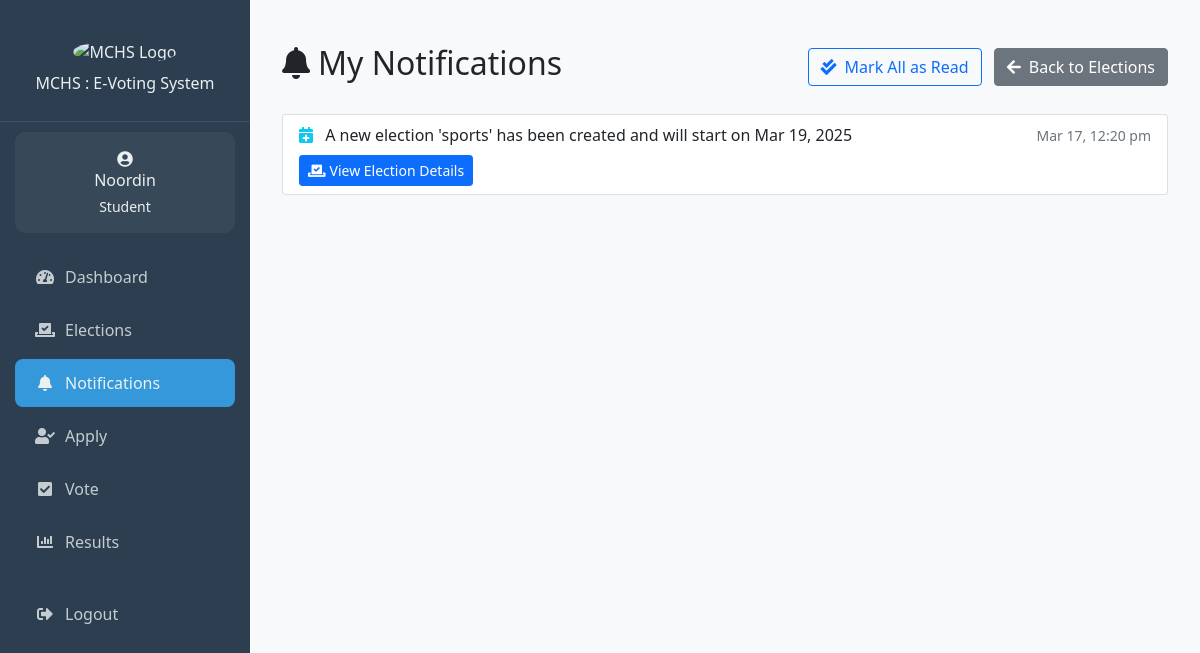
/student/notifications.php (signed in), run on the app's committed database.
### tables this page shows
CREATE TABLE IF NOT EXISTS `users` (
  `id` int NOT NULL AUTO_INCREMENT,
  `name` varchar(100) NOT NULL,
  `email` varchar(100) NOT NULL,
  `student_number` varchar(20) DEFAULT NULL,
  `branch` varchar(50) DEFAULT NULL,
  `year_of_study` varchar(20) DEFAULT NULL,
  `password_hash` varchar(255) NOT NULL,
  `role` enum('student','admin','candidate') NOT NULL DEFAULT 'student',
  `created_at` timestamp NULL DEFAULT CURRENT_TIMESTAMP,
  `updated_at` timestamp NULL DEFAULT CURRENT_TIMESTAMP ON UPDATE CURRENT_TIMESTAMP,
  PRIMARY KEY (`id`),
  UNIQUE KEY `email` (`email`),
  UNIQUE KEY `student_number` (`student_number`)
);

CREATE TABLE IF NOT EXISTS `notifications` (
  `id` int NOT NULL AUTO_INCREMENT,
  `type` enum('new_candidate','election_request','new_vote','election_ended','new_election','election_started') NOT NULL,
  `message` text NOT NULL,
  `reference_id` int DEFAULT NULL,
  `reference_type` varchar(50) DEFAULT NULL,
  `is_read` tinyint(1) DEFAULT '0',
  `created_at` timestamp NULL DEFAULT CURRENT_TIMESTAMP,
  `user_id` int DEFAULT NULL,
  PRIMARY KEY (`id`),
  KEY `type` (`type`),
  KEY `is_read` (`is_read`)
);

### student/notifications.php (the view, shortened to what this page needs)
<?php
require_once '../includes/header.php';
require_once '../includes/notifications.php';
$stmt = $conn->prepare("
    SELECT * FROM notifications
    WHERE user_id = ?
    ORDER BY created_at DESC
");
$stmt->execute([$_SESSION['user_id']]);
$notifications = $stmt->fetchAll(PDO::FETCH_ASSOC);
?>
<div class="container py-4">
    <div class="d-flex justify-content-between align-items-center mb-4">
        <h2>
            <i class="fas fa-bell me-2"></i>My Notifications
        </h2>
        <div>
            <?php if (!empty($notifications)): ?>
                <form method="post" class="d-inline">
                    <button type="submit" class="btn btn-outline-primary me-2">
                        <i class="fas fa-check-double me-2"></i>Mark All as Read
                    </button>
                </form>
            <?php endif; ?>
            <a href="elections.php" class="btn btn-secondary">
                <i class="fas fa-arrow-left me-2"></i>Back to Elections
            </a>
        </div>
    </div>
    <?php if (!empty($notifications)): ?>
        <div class="list-group">
            <?php foreach ($notifications as $notification): ?>
                <div class="list-group-item <?php echo !$notification['is_read'] ? 'bg-light' : ''; ?>">
                    <div class="d-flex w-100 justify-content-between align-items-center">
                        <div>
                            <?php
                            $icon = '';
                            switch ($notification['type']) {
                                case 'new_election':
                                    $icon = 'fa-calendar-plus text-info';
                                    break;
                            }
                            ?>
                            <i class="fas <?php echo $icon; ?> me-2"></i>
                            <?php echo htmlspecialchars($notification['message']); ?>
                        </div>
                        <small class="text-muted">
                            <?php echo date('M j, g:i a', strtotime($notification['created_at'])); ?>
                        </small>
                    </div>
                    <?php if ($notification['reference_id'] && $notification['type'] === 'new_election'): ?>
                        <div class="mt-2">
                            <a href="view_election.php?id=<?php echo $notification['reference_id']; ?>" class="btn btn-sm btn-primary">
                                <i class="fas fa-vote-yea me-1"></i>View Election Details
                            </a>
                        </div>
                    <?php endif; ?>
                </div>
            <?php endforeach; ?>
        </div>
    <?php else: ?>
        <div class="alert alert-info">
            <i class="fas fa-info-circle me-2"></i>No notifications to display.
        </div>
    <?php endif; ?>
</div>
<?php require_once '../includes/footer.php'; ?>

### includes/sidebar-content.php (shortened to what this page needs)
<div class="sidebar-header">
  <img src="https://mchs.mw/img/mchs_logo.png" alt="MCHS Logo" class="img-fluid" style="width: 50%;">
  <h6 class="mt-0">MCHS : E-Voting System</h6>
</div>
<?php if (isset($user)): ?>
  <div class="user-info">
    <i class="fas fa-user-circle fa-1x mb-0"></i>
    <h6 class="mb-1"><?php echo htmlspecialchars($user['name']); ?></h6>
    <small><?php echo ucfirst($user['role']); ?></small>
  </div>
  <ul class="nav-menu">
    <?php if ($user['role'] === 'admin'): ?>
      <li class="nav-item">
        <a class="nav-link <?php echo $current_page === 'dashboard.php' ? 'active' : ''; ?>"
           href="/e_voting_system/admin/dashboard.php">
          <i class="fas fa-tachometer-alt me-2"></i>Dashboard
        </a>
      </li>
      <li class="nav-item">
        <a class="nav-link <?php echo $current_page === 'notifications.php' ? 'active' : ''; ?>"
           href="/e_voting_system/admin/notifications.php">
          <i class="fas fa-bell me-2"></i>Notifications
          <?php
          $unread_count = get_unread_notifications_count($conn);
          if ($unread_count > 0):
          ?>
            <span class="badge bg-danger rounded-pill">
              <?php echo $unread_count; ?>
            </span>
          <?php endif; ?>
        </a>
      </li>
      <li class="nav-item">
        <a class="nav-link <?php echo $current_page === 'manage_elections.php' ? 'active' : ''; ?>"
           href="/e_voting_system/admin/manage_elections.php">
          <i class="fas fa-poll me-2"></i>Manage Elections
        </a>
      </li>
      <li class="nav-item">
        <a class="nav-link <?php echo $current_page === 'add_student.php' ? 'active' : ''; ?>"
           href="/e_voting_system/admin/add_student.php">
          <i class="fas fa-user-plus me-2"></i>Add User
        </a>
      </li>
      <li class="nav-item">
        <a class="nav-link <?php echo $current_page === 'manage_students.php' ? 'active' : ''; ?>"
           href="/e_voting_system/admin/manage_students.php">
          <i class="fas fa-users-cog me-2"></i>Manage Student
        </a>
      </li>
    <?php elseif ($user['role'] === 'student'): ?>
      <li class="nav-item">
        <a class="nav-link <?php echo $current_page === 'dashboard.php' ? 'active' : ''; ?>"
           href="/e_voting_system/student/dashboard.php">
          <i class="fas fa-tachometer-alt"></i>
          <span>Dashboard</span>
        </a>
      </li>
      <li class="nav-item">
        <a class="nav-link <?php echo $current_page === 'elections.php' ? 'active' : ''; ?>"
           href="/e_voting_system/student/elections.php">
          <i class="fas fa-vote-yea"></i>
          <span>Elections</span>
        </a>
      </li>
      <li class="nav-item">
      <li class="nav-item">
        <a class="nav-link <?php echo $current_page === 'notifications.php' ? 'active' : ''; ?>"
           href="/e_voting_system/student/notifications.php">
          <i class="fas fa-bell"></i>
          <span>Notifications</span>
        </a>
      </li>
      <li class="nav-item">
    <a class="nav-link <?php echo ($current_page === 'nomination_form.php') ? 'active' : ''; ?>"
       href="/e_voting_system/student/nomination_form.php">
        <i class="fas fa-user-check"></i>
        <span>Apply</span>
    </a>
</li>
      <li class="nav-item">
        <a class="nav-link <?php echo $current_page === 'vote.php' ? 'active' : ''; ?>"
           href="/e_voting_system/student/vote.php">
          <i class="fas fa-check-square"></i>
          <span>Vote</span>
        </a>
      </li>
      <li class="nav-item">
        <a class="nav-link <?php echo $current_page === 'view_results.php' ? 'active' : ''; ?>"
           href="/e_voting_system/student/view_results.php">
          <i class="fas fa-chart-bar"></i>
          <span>Results</span>
        </a>
      </li>
    <?php endif; ?>
    <li class="nav-item mt-4">
      <a class="nav-link" href="/e_voting_system/logout.php">
        <i class="fas fa-sign-out-alt"></i>
        <span>Logout</span>
      </a>
    </li>
  </ul>
<?php endif; ?>

### includes/header.php (style rules this page uses)
:root { --primary-color: #2c3e50; --secondary-color: #3498db; --accent-color: #e74c3c; --text-light: #ecf0f1; --success-color: #2ecc71; }
.sidebar-header { padding: 20px; text-align: center; border-bottom: 1px solid rgba(255,255,255,0.1); }
.sidebar-header img { width: 80px; height: 80px; border-radius: 50%; margin-bottom: 10px; }
.user-info { padding: 15px; text-align: center; background: rgba(255,255,255,0.05); margin: 10px 15px; border-radius: 10px; }
.nav-menu { padding: 0; margin: 20px 0; }
.nav-item { list-style: none; margin: 5px 15px; }
.nav-link { color: var(--text-light) !important; padding: 12px 20px; border-radius: 8px; display: flex; align-items: center; transition: all 0.3s ease; text-decoration: none; opacity: 0.8; }
.nav-link:hover, .nav-link.active { background: var(--secondary-color); opacity: 1; }
.nav-link i { margin-right: 10px; width: 20px; text-align: center; }

### data on the page
users: name "Noordin", role "Student"
notifications: message "A new election 'sports' has been created and will start on Mar 19, 2025", created_at "Mar 17, 12:20 pm"
